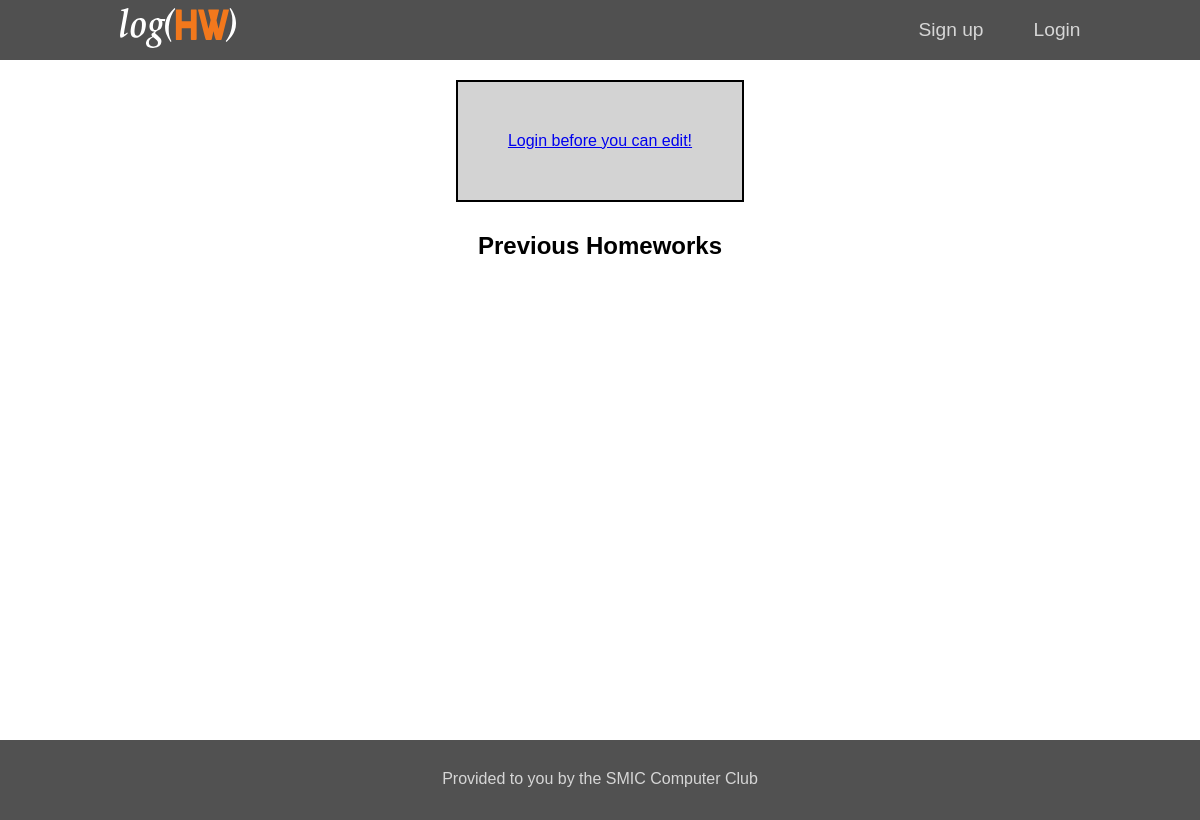
Page /log/1/ on the earlier database version.
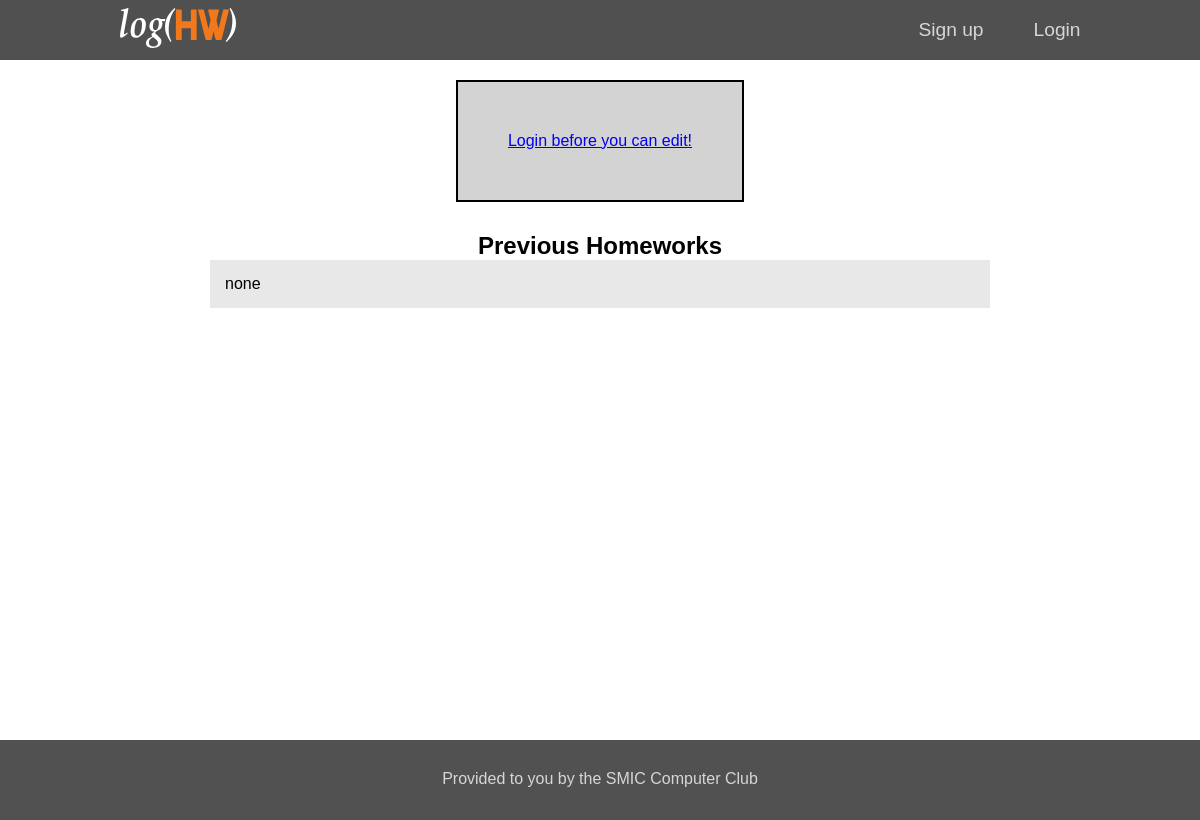
Same page on the later database version.
### log/models.py (models this page shows, shortened)
class Homework(models.Model):
    course = models.ForeignKey(Course, on_delete=models.CASCADE,null=True, blank=True)
    hw_text = models.CharField(max_length=200)
    pub_date = models.DateTimeField('date published')

### log/views.py (the view)
# urls.py: url(r'^(?P<course_id>[0-9]+)/$', views.detail, name='detail'),
def detail(request, course_id): #page to edit hw
    course = get_object_or_404(Course, pk=course_id)
    if request.method == 'POST':
        form = ChangeHWForm(request.POST)
        if form.is_valid():
            course.homework_set.create(hw_text=form.cleaned_data['hw_text'], pub_date=timezone.now())
            return redirect('home')
    else:
        form = ChangeHWForm({'hw':course.get_latest_hw})
    return render(request, 'detail.html', {'form': form,
                                            'course': course,
                                            'latest_hw_list': course.homework_set.order_by('-pub_date')[:5]})

### log/templates/detail.html (shortened to what this page needs)
{% extends 'base.html' %}
{% block content %}
  <div class="content-container">
    <div class="lgn-container">
      {% if user.is_authenticated %}
        <h1 class="content-heading">{{course.course_name}}</h2>
        <form method="post">
          {% csrf_token %}
          <div class="form-row">
            {{ form.hw_text }}
          </div>
          <button type="submit" class="btn">Save changes</button>
        </form>
      {% else %}
        <a href="{% url 'login' %}">Login before you can edit! </a>
      {% endif %}
    </div>
    <h2> Previous Homeworks </h2>
    {% for homework in latest_hw_list %}
    <div class="extra-hw-box">
      <p>{{homework.hw_text}}</p>
    </div>
    {% endfor %}
  </div>
{% endblock %}

### log/templates/base.html (shortened to what this page needs)
<!DOCTYPE html>
<html lang="en">
<head>
  {% load static %}
  <link rel="stylesheet" href="{% static 'log/style.css' %}" />
</head>
<body>
  <div class='wrapper'>
    <header>
      <div class='menu-container'>
        <a href="{% url 'home' %}">{% load static %}<img src= "{% static 'log/images/logo.svg' %}" class='header-logo'/></a>
        <ul class='menu'>
          {% if user.is_authenticated %}
            <li class='hi-message'><strong> Hi {{ user.username }}! </strong></li>
            <li><a href ="{% url 'configure' %}" class='menu-text'> Settings </a></li>
            <li><a href ="{% url 'change_password' %}" class='menu-text'> Change password </a></li>
            <li><a href="{% url 'logout' %}" class='menu-text'>Logout</a></li>
          {% else %}
            <li><a href="{% url 'signup' %}" class='menu-text'> Sign up </a></li>
            <li><a href="{% url 'login' %}" class='menu-text'>Login</a></li>
          {% endif %}
        </ul>
      </div>
    </header>
    <main style="margin-top: 20px;">
      {% block content %}
      {% endblock %}
    </main>
    <div class="push"></div>
  </div>
  <footer>
    <div class="footer-container">
      <p> Provided to you by the SMIC Computer Club </p>
    </div>
  </footer>
</body>
</html>

### log/static/log/style.css (style rules this page uses)
* { margin: 0; padding: 0; box-sizing: border-box; }
body { font-family: "Helvetica", "Arial", sans-serif; }
html,body { height: 100%; }
header { display: flex; justify-content: center; align-items: center; width: 100%; height: 60px; padding: 10px; background: rgb(50, 50, 50); background: rgba(50, 50, 50, 0.85); }
footer { width: 100%; height: 80px; padding: 10px; background: rgb(81,81,81); margin-top: 20px; }
.push { height: 80px; }
.wrapper { min-height: 100%; margin: 0 auto -80px; }
.footer-container { display: flex; padding: 20px; justify-content: center; color: #d6d6d6; }
.menu-container { display: flex; width: 100%; justify-content: space-between; align-items: center; }
.menu { display: flex; justify-content: space-between; align-items: center; }
.header-logo { height: 40px; }
.menu>li { display: inline; margin-right: 50px; }
.menu>li:last-of-type { margin-right: 0; }
.menu> li > a:link, .menu> li > a:visited { color: #d6d6d6; text-decoration: none; }
.hi-message,.menu-text { font-size: 1em; }
.content-container { width: 100%; height: auto; display:flex; flex-direction: column; margin: 90px; margin: 0 auto; justify-content: center; align-items: center; }
.lgn-container { display: flex; flex-direction: column; justify-content: flex-start; margin-bottom: 30px; padding: 50px; background-color: lightgrey; border: 2px solid black; }
.extra-hw-box { display: flex; width: 65%; padding: 15px; background-color: #e8e8e8; margin-bottom: 15px; }
@media only screen and (min-width: 961px) { .menu-container { width: 961px; } }
@media only screen and (min-width: 961px) { .menu-text { font-size: 1.2em; } }

Differences in the rows shown:
added Homework: hw_text "none"
